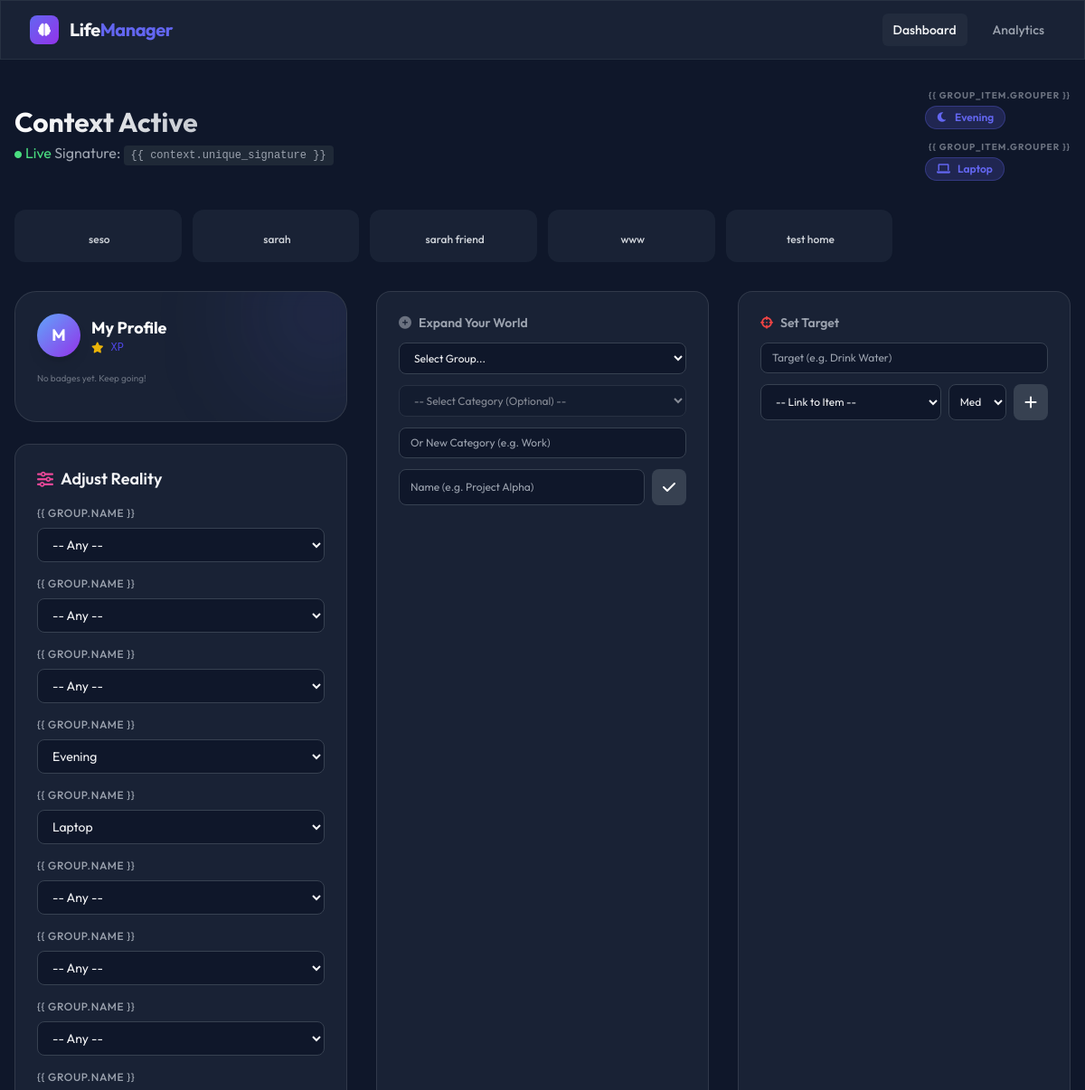
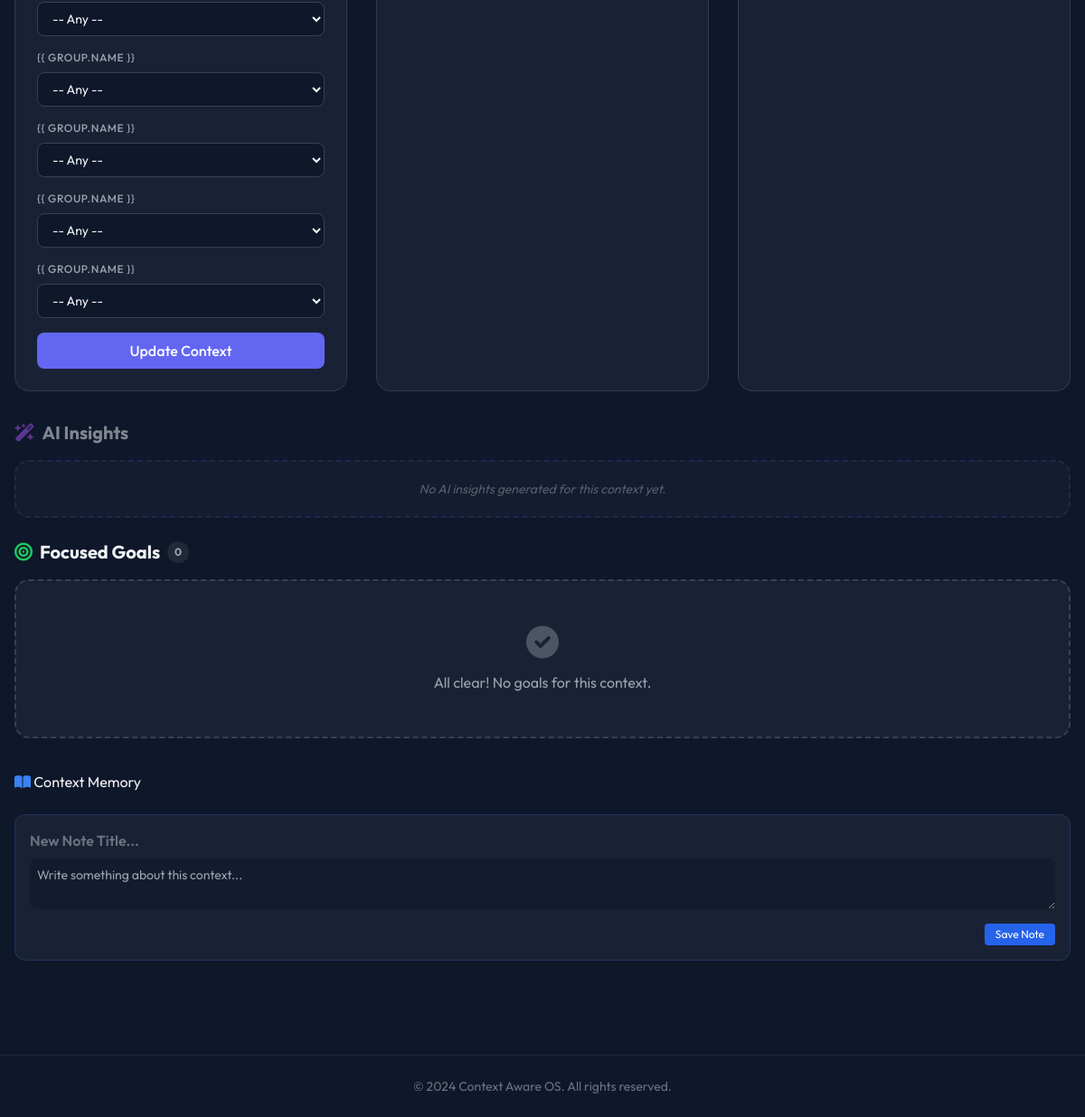
The page / on the database its author committed (2 pictures, top to bottom).
### life_manager/models.py (models this page shows, shortened)
class StatusOption(models.Model):
    group = models.ForeignKey(StatusGroup, on_delete=models.CASCADE)
    category = models.ForeignKey(OptionCategory, on_delete=models.SET_NULL, null=True, blank=True)
    name = models.CharField(max_length=100)
    icon = models.CharField(max_length=50, blank=True, help_text="FontAwesome icon name (e.g., 'fa-home')")

class ContextPreset(models.Model):
    name = models.CharField(max_length=100)
    icon = models.CharField(max_length=50, default="star")
    options = models.ManyToManyField(StatusOption)

class StatusGroup(models.Model):
    name = models.CharField(max_length=100, unique=True)

### life_manager/views.py (the view)
# urls.py: path('', dashboard_view, name='dashboard'),
def dashboard_view(request):
    selected_ids = []
    if 'preset' in request.GET:
        preset = get_object_or_404(ContextPreset, id=request.GET['preset'])
        selected_ids = list(preset.options.values_list('id', flat=True))
    else:
        manual_ids = [int(x) for x in request.GET.getlist('options') if x.isdigit()]
        if not manual_ids and not request.GET:
             manual_ids = get_smart_defaults(request)
        selected_ids = manual_ids
    selected_ids = list(set(selected_ids))
    context, created = get_situation_from_selection(selected_ids)
    notes = context.notes.all() if context else []
    goals = get_all_relevant_goals(context)
    recommendations = context.recommendations.filter(priority__gte=1).order_by('-priority', '-created_at') if context else []
    groups_qs = StatusGroup.objects.prefetch_related(
        'statusoption_set',
        'categories',
        'categories__subcategories',
        'categories__statusoption_set'
    ).all()
    preferred_order = ["Myself", "People", "Place", "Time", "Tools"]
    groups = sorted(groups_qs, key=lambda g: preferred_order.index(g.name) if g.name in preferred_order else 999)
    presets = ContextPreset.objects.all()
    selected_options = StatusOption.objects.filter(id__in=selected_ids).select_related('group').order_by('group__name', 'category__name', 'name')
    context_data = {
        'context': context,
        'selected_ids': selected_ids,
        'selected_options': selected_options,
        'notes': notes,
        'goals': goals,
        'recommendations': recommendations,
        'groups': groups,
        'presets': presets,
    }
    return render(request, 'life_manager/dashboard.html', context_data)

### life_manager/templates/life_manager/dashboard.html (shortened to what this page needs)
{% extends 'life_manager/base.html' %}
{% block content %}
<div class="space-y-8">
    <div class="flex flex-col md:flex-row justify-between items-start md:items-center gap-4">
        <div>
            <h1 class="text-3xl font-bold bg-clip-text text-transparent bg-gradient-to-r from-white to-gray-400">
            </h1>
            <p class="text-gray-400 mt-1">
                {% if context %}
                <span class="text-green-400"><i class="fa-solid fa-circle text-[8px] align-middle mr-1"></i>Live</span>
                Signature: <span class="font-mono text-xs bg-gray-800 px-2 py-1 rounded">{{ context.unique_signature
                    }}</span>
                {% else %}
                Select options to generate a context.
                {% endif %}
            </p>
        </div>
        <div class="flex flex-col gap-3 items-end md:items-start">
            {% regroup selected_options by group.name as grouped_options %}
            {% for group_item in grouped_options %}
            <div class="flex flex-col items-end md:items-start gap-1">
                <span class="text-[10px] uppercase tracking-widest text-gray-500 font-bold ml-1">{{
                    group_item.grouper }}</span>
                <div class="flex flex-wrap gap-2 justify-end md:justify-start">
                    {% for opt in group_item.list %}
                    <span
                        class="px-3 py-1 rounded-full text-xs font-semibold bg-primary/20 text-primary border border-primary/30 flex items-center gap-2">
                        <i class="fa-solid {{ opt.icon|default:'fa-tag' }}"></i>
                        {{ opt.name }}
                    </span>
                    {% endfor %}
                </div>
            </div>
            {% empty %}
            <span class="text-gray-600 text-sm italic">No context selected</span>
            {% endfor %}
        </div>
    </div>
    <div class="grid grid-cols-2 md:grid-cols-4 lg:grid-cols-6 gap-3">
        {% for preset in presets %}
        <a href="?preset={{ preset.id }}"
            class="group glass rounded-xl p-4 hover:bg-gray-700/50 transition-all border-l-4 border-transparent hover:border-primary">
            <div class="flex flex-col items-center text-center gap-2">
                <span class="text-xs font-medium text-gray-300 group-hover:text-white">{{ preset.name }}</span>
            </div>
        </a>
        {% endfor %}
    </div>
    <div class="grid grid-cols-1 lg:grid-cols-3 gap-8">
        <div class="lg:col-span-1 space-y-6">
            <div class="glass p-6 rounded-3xl relative overflow-hidden group">
                <div
                    class="absolute -top-10 -right-10 w-32 h-32 bg-primary/20 rounded-full blur-3xl group-hover:bg-primary/30 transition-all">
                </div>
                <div class="flex items-center justify-between mb-4">
                    <div class="flex items-center gap-3">
                        <div
                            class="w-12 h-12 rounded-full bg-gradient-to-br from-blue-400 to-purple-600 flex items-center justify-center text-white font-bold text-lg shadow-lg">
                            M
                        </div>
                        <div>
                            <h2 class="font-bold text-white text-lg">My Profile</h2>
                            <div class="flex items-center gap-2 text-xs text-secondary font-mono">
                                <i class="fa-solid fa-star text-yellow-500"></i> {{ gamification.total_points }} XP
                            </div>
                        </div>
                    </div>
                </div>
                <div class="flex gap-2 mb-4 flex-wrap">
                    {% for badge in gamification.badges %}
                    <div class="bg-dark/50 rounded-lg px-2 py-1 flex items-center gap-2 border border-gray-700/50"
                        title="{{ badge.name }}">
                        <i class="fa-solid {{ badge.icon }} {{ badge.color }} text-xs"></i>
                        <span class="text-[10px] text-gray-300">{{ badge.name }}</span>
                    </div>
                    {% empty %}
                    <span class="text-[10px] text-gray-500">No badges yet. Keep going!</span>
                    {% endfor %}
                </div>
            </div>
            <div class="glass rounded-2xl p-6">
                <h2 class="text-lg font-semibold mb-4 flex items-center gap-2">
                    <i class="fa-solid fa-sliders text-pink-500"></i> Adjust Reality
                </h2>
                <form method="get" action="{% url 'life_manager:dashboard' %}" class="space-y-4">
                    {% for group in groups %}
                    <div>
                        <label class="text-xs font-medium text-gray-400 uppercase tracking-wider mb-2 block">{{
                            group.name }}</label>
                        <select name="options"
                            class="w-full bg-dark border border-gray-700 rounded-lg px-3 py-2 text-sm focus:ring-2 focus:ring-primary focus:border-transparent outline-none">
                            <option value="">-- Any --</option>
                            {% for opt in group.statusoption_set.all %}
                            <option value="{{ opt.id }}" {% if opt.id in selected_ids %}selected{% endif %}>
                                {{ opt.name }}
                            </option>
                            {% endfor %}
                        </select>
                    </div>
                    {% endfor %}
                    <button type="submit"
                        class="w-full bg-primary hover:bg-secondary text-white font-medium py-2 rounded-lg transition-colors mt-2">
                        Update Context
                    </button>
                </form>
            </div>
        </div>
        <div class="glass rounded-2xl p-6">
            <h2 class="text-sm font-semibold mb-3 text-gray-400 flex items-center gap-2">
                <i class="fa-solid fa-plus-circle text-gray-500"></i> Expand Your World
            </h2>
            <form onsubmit="handleApiSubmit(event, 'options/')" class="space-y-3">
                <div>
                    <select id="groupSelect" name="group_id" required
                        class="w-full bg-dark border border-gray-700 rounded-lg px-3 py-2 text-xs focus:ring-2 focus:ring-primary outline-none"
                        onchange="filterCategories()">
                        <option value="" disabled selected>Select Group...</option>
                    </select>
                </div>
                <div>
                    <select id="categorySelect" name="category_id"
                        class="w-full bg-dark border border-gray-700 rounded-lg px-3 py-2 text-xs focus:ring-2 focus:ring-primary outline-none disabled:opacity-50"
                        disabled onchange="filterSubCategories()">
                        <option value="">-- Select Category (Optional) --</option>
                    </select>
                </div>
                <div>
                    <input type="text" name="category_name" placeholder="Or New Category (e.g. Work)"
                        class="w-full bg-dark border border-gray-700 rounded-lg px-3 py-2 text-xs focus:ring-2 focus:ring-primary outline-none">
                </div>
                <div class="flex gap-2">
                    <input type="text" name="name" placeholder="Name (e.g. Project Alpha)" required
                        class="w-full bg-dark border border-gray-700 rounded-lg px-3 py-2 text-xs focus:ring-2 focus:ring-primary outline-none">
                    <button type="submit"
                        class="bg-gray-700 hover:bg-green-600 text-white px-3 py-2 rounded-lg transition-colors">
                        <i class="fa-solid fa-check"></i>
                    </button>
                </div>
            </form>
        </div>
        <div class="glass rounded-2xl p-6">
            <h2 class="text-sm font-semibold mb-3 text-gray-400 flex items-center gap-2">
                <i class="fa-solid fa-crosshairs text-red-500"></i> Set Target
            </h2>
            <form onsubmit="handleApiSubmit(event, 'goals/')" class="space-y-3">
                <input type="text" name="title" placeholder="Target (e.g. Drink Water)" required
                    class="w-full bg-dark border border-gray-700 rounded-lg px-3 py-2 text-xs focus:ring-2 focus:ring-primary outline-none text-white">
                <div class="flex gap-2">
                    <select name="linked_option_id" required
                        class="w-full bg-dark border border-gray-700 rounded-lg px-3 py-2 text-xs focus:ring-2 focus:ring-primary outline-none">
                        <option value="" disabled selected>-- Link to Item --</option>
                    </select>
                    <select name="importance"
                        class="w-24 bg-dark border border-gray-700 rounded-lg px-2 py-2 text-xs focus:ring-2 focus:ring-primary outline-none">
                        <option value="2" selected>Med</option>
                    </select>
                    <button type="submit"
                        class="bg-gray-700 hover:bg-red-600 text-white px-3 py-2 rounded-lg transition-colors">
                        <i class="fa-solid fa-plus"></i>
                    </button>
                </div>
            </form>
        </div>
    </div>
    <div class="lg:col-span-2 space-y-6">
        {% if recommendations %}
        <div class="space-y-4">
            <h2 class="text-xl font-bold flex items-center gap-2">
                <i class="fa-solid fa-wand-magic-sparkles text-purple-500"></i> AI Insights
            </h2>
            <div class="grid gap-3">
                {% for rec in recommendations %}
                <div class="glass p-5 rounded-2xl relative overflow-hidden group border border-purple-500/20">
                    <div class="absolute top-0 right-0 p-3 opacity-50 group-hover:opacity-100 transition-opacity">
                        <span class="text-[10px] uppercase font-bold px-2 py-1 rounded bg-black/30 text-gray-300">
                            {{ rec.get_priority_display }} Priority
                        </span>
                    </div>
                    <h3 class="font-bold text-lg text-white mb-1">{{ rec.title }}</h3>
                    <p class="text-sm text-gray-400 mb-3 italic">{{ rec.summary }}</p>
                    <div class="bg-dark/40 rounded-lg p-3 text-sm text-gray-200 border-l-2 border-purple-500">
                        {{ rec.recommendation }}
                    </div>
                </div>
                {% endfor %}
            </div>
        </div>
        {% else %}
        {% if context %}
        <div class="space-y-4 opacity-50">
            <h2 class="text-xl font-bold flex items-center gap-2">
                <i class="fa-solid fa-wand-magic-sparkles text-purple-500"></i> AI Insights
            </h2>
            <div class="glass p-5 rounded-2xl border-dashed border-2 border-purple-500/30 text-center">
                <p class="text-sm text-gray-400 italic">No AI insights generated for this context yet.</p>
            </div>
        </div>
        {% endif %}
        {% endif %}
        <div class="space-y-4">
            <h2 class="text-xl font-bold flex items-center gap-2">
                <i class="fa-solid fa-bullseye text-green-500"></i> Focused Goals
                <span class="text-xs bg-gray-800 text-gray-400 px-2 py-1 rounded-full">{{ goals.count }}</span>
            </h2>
            {% if not goals %}
            <div class="text-center py-12 glass rounded-2xl border-dashed border-2 border-gray-700">
                <i class="fa-solid fa-check-circle text-4xl text-gray-600 mb-3"></i>
                <p class="text-gray-400">All clear! No goals for this context.</p>
            </div>
            {% endif %}
        </div>
        <i class="fa-solid fa-book-open text-blue-500"></i> Context Memory
        {% if context %}
        <div class="glass p-4 rounded-xl border border-blue-500/20">
            <form onsubmit="handleApiSubmit(event, 'notes/')">
                <input type="text" name="title" placeholder="New Note Title..." required
                    class="w-full bg-transparent text-white font-semibold mb-2 focus:outline-none placeholder-gray-500">
                <textarea name="content" placeholder="Write something about this context..." rows="2" required
                    class="w-full bg-dark/50 rounded-lg p-2 text-sm text-gray-300 focus:outline-none focus:ring-1 focus:ring-blue-500"></textarea>
                <div class="text-right mt-2">
                    <button type="submit"
                        class="text-xs bg-blue-600 hover:bg-blue-500 text-white px-3 py-1 rounded transition-colors">
                        Save Note
                    </button>
                </div>
            </form>
        </div>
        {% endif %}
    </div>
</div>
{% endblock %}

### rows shown on the page
StatusOption: name "Evening"
StatusOption: name "Laptop"
ContextPreset: name "seso"
ContextPreset: name "sarah"
ContextPreset: name "sarah friend"
ContextPreset: name "www"
ContextPreset: name "test home"

### other values the page prints
{{ goals.count }} "0"
form field options "Evening"
form field options "Laptop"
